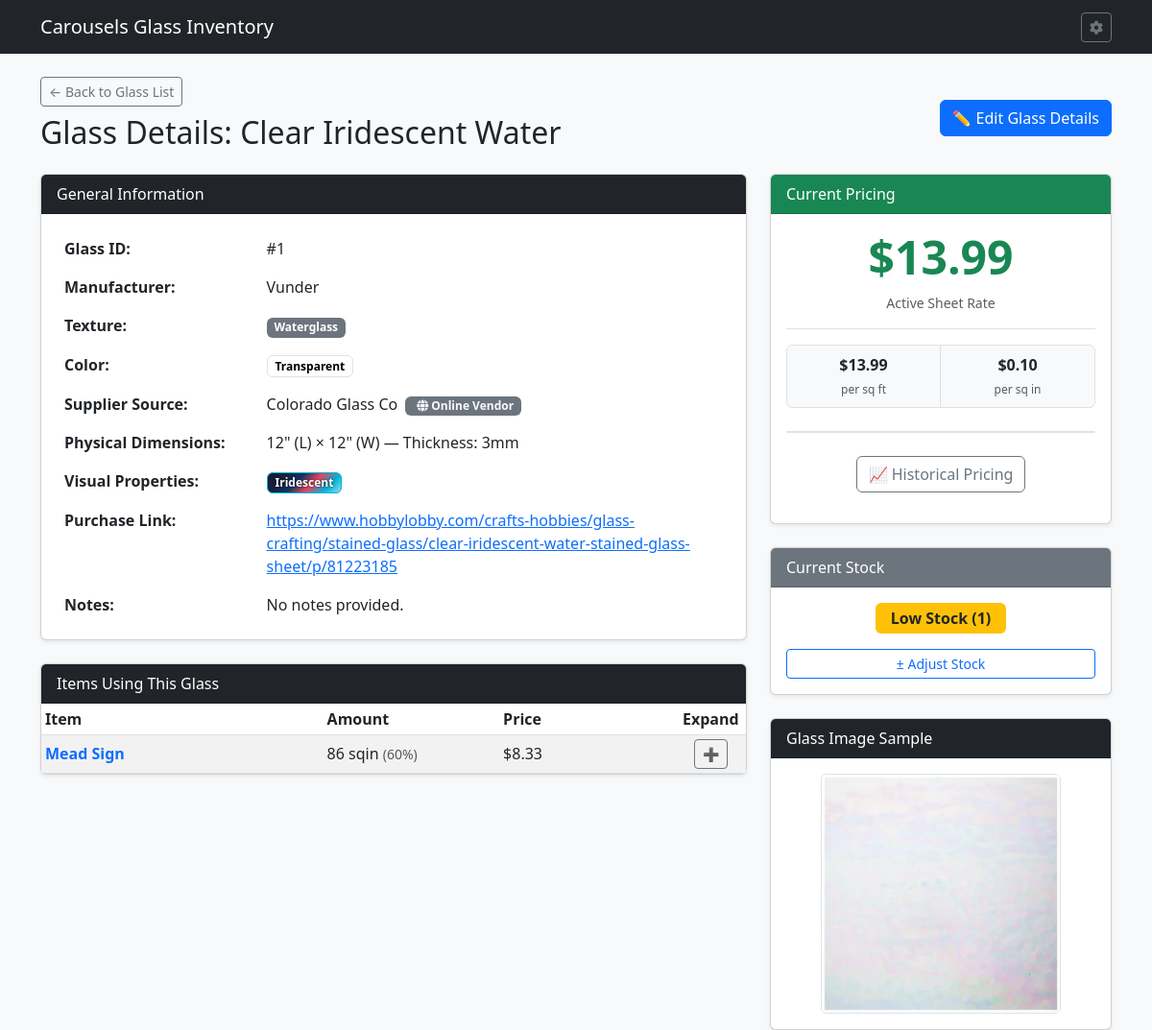
The app's page /glass/1 with its own data.
### tables this page shows
CREATE TABLE GSI (

    GLASSID INTEGER PRIMARY KEY AUTOINCREMENT,	--Glass Id number
    GLSNAME TEXT,				--Glass Name
    GLSMANF TEXT,				--Glass Manufacturer
    GLSLEN NUMERIC,				--Glass Length
    GLSWID NUMERIC,				--Glass Width
    GLSTHK NUMERIC,				--Glass Thickness
    GLSTEX TEXT,				--Glass Texture
    GLSIRI INTEGER,				--Iridescent Bool
    GLSOPAL INTEGER,				--Opalescent Bool
    GLSOURCE TEXT,				--Glass Source
    GLLINK TEXT,				--URL to Glass
    GLSIMG TEXT,				--Image of Glass
    GLSNOTE TEXT,				--Notes about Glass
    COLOR TEXT,					--Glass color
    GTRNSN TEXT,				--Glass Transparency
    ISACTIVE INTEGER,				--Is Active Bool

    FOREIGN KEY (GLSTEX) REFERENCES GTL(GLSTEX) ON DELETE SET NULL ON UPDATE CASCADE,
    FOREIGN KEY (COLOR) REFERENCES COLOR(COLOR) ON DELETE SET NULL ON UPDATE CASCADE,
    FOREIGN KEY (GLSOURCE) REFERENCES GSL(GLSOURCE) ON DELETE SET NULL ON UPDATE CASCADE,
    FOREIGN KEY (GTRNSN) REFERENCES GTRNS(GTRNSN) ON DELETE SET NULL ON UPDATE CASCADE

);

CREATE TABLE ITM (

    ITEMID INTEGER PRIMARY KEY AUTOINCREMENT,	--Item ID
    ITMNAME TEXT,				--Item Name
    ITMIMG TEXT,				--Item Image
    ONEOFF INTEGER,				--One off Item
    VARIAT INTEGER,				--Is Variation Boolean
    ITMGRP TEXT,				--Item Group
    CURRENT INTEGER,				--Currently Being Sold Bool
    ITMPTRN TEXT,				--Item Pattern Image
    ITMSVG TEXT,				--Item SVG
    ITMNOTE TEXT,				--Item Notes
    ITMLEN TEXT,				--Item Length
    ITMWID TEXT,				--Item Width
    IMISLDR INTEGER,				--Item Solder IMI ID
    IMICAME INTEGER,				--Item CAME IMI ID
    IMIFOIL INTEGER,				--Item Foil IMI ID
    IMICHAIN INTEGER,				--Item Chain IMI ID
    IMIRING INTEGER,				--Item Ring IMI ID
    IMIWIRE INTEGER,				--Item Wire IMI ID
    PARENT INTEGER,				--Parent Item ID
    PATINA TEXT,				--Patina Type
    ISACTIVE INTEGER,				--Is Active Item

    FOREIGN KEY (ITMGRP) REFERENCES IGP(ITMGRP) ON DELETE SET NULL ON UPDATE CASCADE,
    FOREIGN KEY (IMISLDR) REFERENCES IMI(IMIID) ON DELETE SET NULL ON UPDATE CASCADE,
    FOREIGN KEY (IMICAME) REFERENCES IMI(IMIID) ON DELETE SET NULL ON UPDATE CASCADE,
    FOREIGN KEY (IMIFOIL) REFERENCES IMI(IMIID) ON DELETE SET NULL ON UPDATE CASCADE,
    FOREIGN KEY (IMICHAIN) REFERENCES IMI(IMIID) ON DELETE SET NULL ON UPDATE CASCADE,
    FOREIGN KEY (IMIRING) REFERENCES IMI(IMIID) ON DELETE SET NULL ON UPDATE CASCADE,
    FOREIGN KEY (IMIWIRE) REFERENCES IMI(IMIID) ON DELETE SET NULL ON UPDATE CASCADE,
    FOREIGN KEY (PATINA) REFERENCES PATINA(PATINA) ON DELETE SET NULL ON UPDATE CASCADE
);

CREATE TABLE GPC (

    GLASSID INTEGER,                          	--Glass ID
    GLSPRICE NUMERIC,                         	--Glass Price
    STDATE TEXT,                              	--Start Date
    ENDDATE TEXT,                             	--End Date

    FOREIGN KEY (GLASSID) REFERENCES GSI(GLASSID) ON DELETE CASCADE ON UPDATE CASCADE

);

### routes/glass_routes.py (the view, shortened to what this page needs)
@glass_bp.route('/glass/<int:glass_id>', methods=['GET', 'POST'])
def glass_detail(glass_id):
    db = get_db_from_app()
    glass = db.execute('''
        SELECT g.*, p.GLSPRICE, s.SRCWEB, s.GLSLOGO, c.CHEX,
               COALESCE((
                   SELECT i.GLSSTOCK FROM GLSINV i
                   WHERE i.GLASSID = g.GLASSID
                   ORDER BY i.TS DESC, i.GLSTRNID DESC LIMIT 1
               ), 0) AS CURRENT_STOCK
        FROM GSI g
        LEFT JOIN GPC p ON g.GLASSID = p.GLASSID
        LEFT JOIN GSL s ON g.GLSOURCE = s.GLSOURCE
        LEFT JOIN COLOR c ON g.COLOR = c.COLOR
        WHERE g.GLASSID = ?
    ''', (glass_id,)).fetchone()
    if not glass:
        flash('Glass sheet record not found.', 'danger')
        return redirect(url_for('glass_bp.list_glass'))
    components = db.execute('''
        SELECT c.*, i.ITMNAME
        FROM IGC c
        JOIN ITM i ON c.ITEMID = i.ITEMID
        WHERE c.GLASSID = ?
    ''', (glass_id,)).fetchall()
    return render_template('glass_detail.html', glass=glass, components=components, today_date=date.today().isoformat())

### templates/glass_detail.html (shortened to what this page needs)
{% extends 'base.html' %}
{% block content %}
<div class="d-flex justify-content-between align-items-center mb-3">
    <div>
        <a href="{{ url_for('glass_bp.list_glass') }}" class="btn btn-outline-secondary btn-sm mb-2">&larr; Back to Glass List</a>
        <h2>Glass Details: {{ glass.GLSNAME }}</h2>
    </div>
    <div>
        <a href="{{ url_for('glass_bp.edit_glass', glass_id=glass.GLASSID) }}" class="btn btn-primary">✏️ Edit Glass Details</a>
    </div>
</div>
<div class="row">
    <div class="col-md-8">
        <div class="card shadow-sm mb-4">
            <div class="card-header bg-dark text-white">General Information</div>
            <div class="card-body">
                <table class="table table-borderless mb-0">
                    <tbody>
                        <tr>
                            <th style="width: 30%;">Glass ID:</th>
                            <td>#{{ glass.GLASSID }}</td>
                        </tr>
                        <tr>
                            <th>Manufacturer:</th>
                            <td>{{ glass.GLSMANF or 'Unspecified' }}</td>
                        </tr>
                        <tr>
                            <th>Texture:</th>
                            <td><span class="badge bg-secondary">{{ glass.GLSTEX or 'None' }}</span></td>
                        </tr>
                        <tr>
                            <th>Color:</th>
				<td>
	                        {% if glass.COLOR %}
	                            {% if glass.CHEX %}
	                                <span class="badge border color-badge" style="background-color: #{{ glass.CHEX }};">
	                                    {{ glass.COLOR }}
	                                </span>
	                            {% else %}
	                                <span class="badge bg-secondary">{{ glass.COLOR }}</span>
	                            {% endif %}
	                        {% else %}
	                            <span class="badge bg-light text-muted border">N/A</span>
	                        {% endif %}
	                    </td>
                        </tr>
                        <tr>
                            <th>Supplier Source:</th>
                            <td>{{ glass.GLSOURCE or 'None' }} {% if glass.SRCWEB %}<span class="badge bg-secondary text-light ms-1"><i class="fa fa-globe text-light ms-1"></i> Online Vendor</span>{% endif %}</td>
                        </tr>
                        <tr>
                            <th>Physical Dimensions:</th>
                            <td>
                                {% if glass.GLSLEN %}
                                    {{ glass.GLSLEN }}" (L) × {{ glass.GLSWID }}" (W) — Thickness: {{ glass.GLSTHK or '?' }}mm
                                {% else %}
                                    <span class="text-muted">No dimensions recorded</span>
                                {% endif %}
                            </td>
                        </tr>
                        <tr>
                            <th>Visual Properties:</th>
                            <td>
				{% if glass.GLSIRI %}
                                <span class="badge px-2 py-1" style="background: linear-gradient(135deg, #1a1a2e 0%, #16213e 20%, #0f3460 40%, #e94560 60%, #00b4d8 80%, #90e0ef 100%); color: #fff !important; text-shadow: 0px 0px 3px rgba(0,0,0,0.9); font-weight: 600; border: 1px solid #00b4d8;">
                                    Iridescent
                                </span>
                            {% endif %}
                            </td>
                        </tr>
                        <tr>
                            <th>Purchase Link:</th>
                            <td>
                                {% if glass.GLLINK %}
                                    <a href="{{ glass.GLLINK }}" target="_blank" rel="noopener">{{ glass.GLLINK }}</a>
                                {% else %}
                                    <span class="text-muted">None</span>
                                {% endif %}
                            </td>
                        </tr>
                        <tr>
                            <th>Notes:</th>
                            <td>{{ glass.GLSNOTE or 'No notes provided.' }}</td>
                        </tr>
                    </tbody>
                </table>
            </div>
        </div>
        <div class="card shadow-sm">
            <div class="card-header bg-dark text-white d-flex justify-content-between align-items-center">
                <span>Items Using This Glass</span>
            </div>
            <div class="card-body p-0">
                <table class="table table-sm table-striped mb-0 align-middle">
                    <thead>
                        <tr>
                            <th style="width: 40%;">Item</th>
                            <th style="width: 25%;">Amount</th>
                            <th style="width: 25%;">Price</th>
                            <th style="width: 10%; text-align: center;">Expand</th>
                        </tr>
                    </thead>
                    <tbody>
                        {% set total_glass_sqin = (glass.GLSLEN * glass.GLSWID) if (glass.GLSLEN and glass.GLSWID and glass.GLSLEN > 0 and glass.GLSWID > 0) else 0 %}
                        {% set price_per_sqin = (glass.GLSPRICE / total_glass_sqin) if (glass.GLSPRICE and total_glass_sqin > 0) else 0 %}
                        {% set item_groups = {} %}
                        {% for comp in components %}
                            {% if comp.ITEMID not in item_groups %}
                                {% set _ = item_groups.update({comp.ITEMID: {'ITMNAME': comp.ITMNAME, 'ITEMID': comp.ITEMID, 'comps': [], 'total_sqin': 0.0}}) %}
                            {% endif %}
                            {% set comp_sqin = (comp.COMPLEN or 0) * (comp.COMPWID or 0) %}
                            {% set _ = item_groups[comp.ITEMID]['comps'].append(comp) %}
                            {% set _ = item_groups[comp.ITEMID].update({'total_sqin': item_groups[comp.ITEMID]['total_sqin'] + comp_sqin}) %}
                        {% endfor %}
                        {% for item_id, data in item_groups.items() %}
                            {% set item_sqin = data.total_sqin %}
                            {% set item_pct = ((item_sqin / total_glass_sqin) * 100) if total_glass_sqin > 0 else 0 %}
                            {% set item_price = item_sqin * price_per_sqin %}
                            <tr>
                                <td>
                                    <a href="{{ url_for('item_detail', item_id=data.ITEMID) }}" class="fw-bold text-decoration-none">
                                        {{ data.ITMNAME }}
                                    </a>
                                </td>
                                <td>
                                    {{ "%.0f"|format(item_sqin) }} sqin <span class="text-muted small">({{ "%.0f"|format(item_pct) }}%)</span>
                                </td>
                                <td>
                                    ${{ "%.2f"|format(item_price) }}
                                </td>
                                <td class="text-center">
                                    <button class="btn btn-sm btn-outline-secondary toggle-expand-btn" type="button" data-bs-toggle="collapse" data-bs-target="#collapseItem{{ item_id }}" aria-expanded="false" aria-controls="collapseItem{{ item_id }}">
                                        <span class="expand-icon">➕</span>
                                    </button>
                                </td>
                            </tr>
                        {% else %}
                        <tr>
                            <td colspan="4" class="text-center py-3 text-muted">No item patterns currently reference this glass type.</td>
                        </tr>
                        {% endfor %}
                    </tbody>
                </table>
            </div>
        </div>
    </div>
<div class="col-md-4">
        <div class="card shadow-sm mb-4">
            <div class="card-header bg-success text-white">Current Pricing</div>
            <div class="card-body text-center">
                {% if glass.GLSPRICE %}
                    <h1 class="display-5 text-success fw-bold">${{ "%.2f"|format(glass.GLSPRICE) }}</h1>
                    <p class="text-muted small mb-0">Active Sheet Rate</p>
                    {% if glass.GLSLEN and glass.GLSWID and glass.GLSLEN > 0 and glass.GLSWID > 0 %}
                        {% set total_sqin = glass.GLSLEN * glass.GLSWID %}
                        {% set price_per_sqin = glass.GLSPRICE / total_sqin %}
                        {% set price_per_sqft = price_per_sqin * 144 %}
                        <div class="border-top mt-3 pt-3">
                            <div class="row g-0 rounded bg-light border text-center overflow-hidden">
                                <div class="col-6 py-2 border-end">
                                    <div class="fw-bold text-dark">${{ "%.2f"|format(price_per_sqft) }}</div>
                                    <small class="text-muted" style="font-size: 0.75rem;">per sq ft</small>
                                </div>
                                <div class="col-6 py-2">
                                    <div class="fw-bold text-dark">${{ "%.2f"|format(price_per_sqin) }}</div>
                                    <small class="text-muted" style="font-size: 0.75rem;">per sq in</small>
                                </div>
                            </div>
                        </div>
                    {% else %}
                        <div class="border-top mt-3 pt-2">
                            <small class="text-muted">Enter dimensions (L × W) to calculate unit prices.</small>
                        </div>
                    {% endif %}
                {% else %}
                    <p class="text-muted mb-0">No active price set for this sheet.</p>
                {% endif %}
<br>
                            <div class="row g-0 rounded bg-light border text-center overflow-hidden"></div>
		<div class="mt-4 mb-3 d-flex justify-content-center">
		    <a href="{{ url_for('glass_bp.glass_price_history', glass_id=glass.GLASSID) }}" class="btn btn-outline-secondary d-flex align-items-center gap-1">
		        📈 Historical Pricing
		    </a>
		</div>
            </div>
        </div>
        <div class="card shadow-sm mb-4">
            <div class="card-header bg-secondary text-white d-flex justify-content-between align-items-center">
                <span>Current Stock</span>
            </div>
            <div class="card-body text-center">
                {% set stock = glass.CURRENT_STOCK if glass.CURRENT_STOCK is not none else 0 %}
                <div class="mb-3">
                    {% if stock <= 0 %}
                        <span class="badge bg-danger px-3 py-2 fs-6">Out of Stock (0)</span>
                    {% elif stock == 1 %}
                        <span class="badge bg-warning text-dark px-3 py-2 fs-6">Low Stock (1)</span>
                    {% else %}
                        <span class="badge bg-success px-3 py-2 fs-6">In Stock ({{ stock }})</span>
                    {% endif %}
                </div>
                <button type="button" class="btn btn-sm btn-outline-primary adjust-btn w-100"
                        data-bs-toggle="modal"
                        data-bs-target="#adjustModal"
                        data-glassid="{{ glass.GLASSID }}"
                        data-glassname="{{ glass.GLSNAME }}"
                        data-currentstock="{{ stock }}">
                    ± Adjust Stock
                </button>
            </div>
        </div>
{% if glass.GLSIMG %}
        <div class="card shadow-sm">
            <div class="card-header bg-dark text-white">Glass Image Sample</div>
            <div class="card-body text-center">
                {% if glass.GLSIMG.startswith('http://') or glass.GLSIMG.startswith('https://') %}
                    <img src="{{ glass.GLSIMG }}" alt="{{ glass.GLSNAME }}" class="img-fluid rounded border" style="max-height: 250px;">
                {% else %}
                    <img src="{{ url_for('static', filename=glass.GLSIMG.lstrip('/')) }}" alt="{{ glass.GLSNAME }}" class="img-fluid rounded border" style="max-height: 250px;">
                {% endif %}
            </div>
        </div>
        {% endif %}
    </div>
</div>
{% endblock %}

### records on screen
GSI: GLSNAME "Clear Iridescent Water", GLASSID "1", GLSMANF "Vunder", GLSTEX "Waterglass", COLOR "Transparent", GLSOURCE "Colorado Glass Co", GLSLEN "12", GLSWID "12", GLSTHK "3", GLLINK "https://www.hobbylobby.com/crafts-hobbies/glass-crafting/stained-glass/clear-iridescent-water-stained-glass-sheet/p/81223185", GLSNOTE "No notes provided.", GLSIMG (picture)
ITM: ITMNAME "Mead Sign"
GPC: GLSPRICE "13.99"

### other values on screen
{{ "%.0f"|format(item_sqin) }} "86"
{{ "%.0f"|format(item_pct) }} "60"
{{ "%.2f"|format(item_price) }} "8.33"
{{ "%.2f"|format(price_per_sqft) }} "13.99"
{{ "%.2f"|format(price_per_sqin) }} "0.10"
